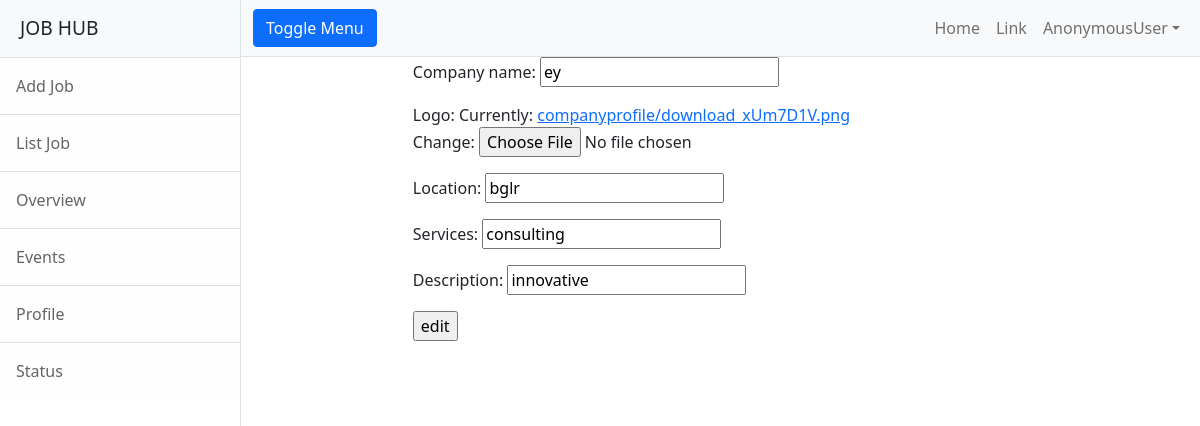
The app's page /employer/profile/edit/1, older data.
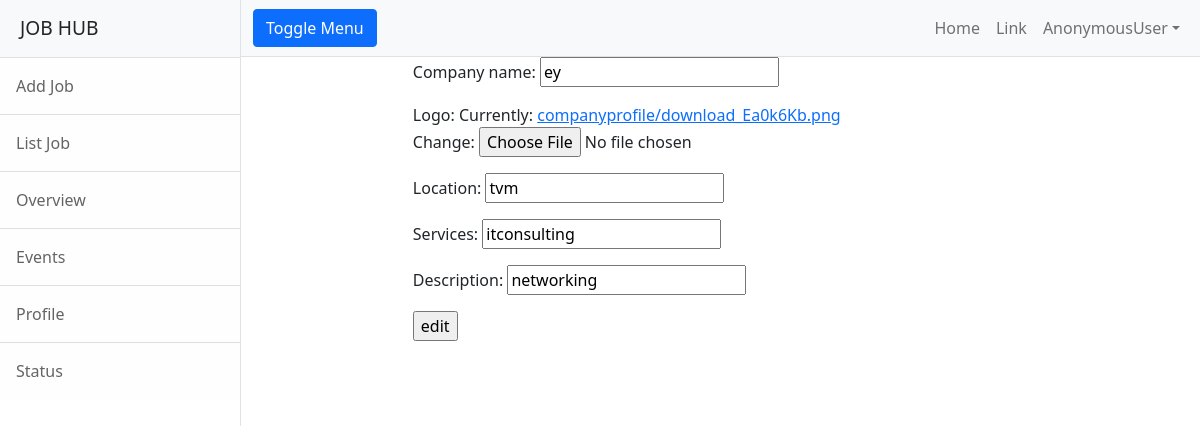
The same page, newer data.
### employer/models.py (models this page shows)
class CompanyProfile(models.Model):
    company_name=models.CharField(max_length=150)
    user=models.OneToOneField(User,on_delete=models.CASCADE,related_name="employer")#related name for parent child referencing..request.user.employer.logo(it will points to companyprofile logo)
    logo=models.ImageField(upload_to="companyprofile",null=True)
    location=models.CharField(max_length=120)
    services=models.CharField(max_length=120)
    description=models.CharField(max_length=200)

### employer/views.py (the view)
# urls.py: path("profile/edit/<int:id>",views.EmpEditProfileView.as_view(),name="emp-editprofile")
class EmpEditProfileView(UpdateView):
    model=CompanyProfile
    form_class = CompanyProfileForm
    template_name = "emp-editprofile.html"
    success_url = reverse_lazy("emp-viewprofile")
    pk_url_kwarg = "id"

### employer/forms.py
class CompanyProfileForm(forms.ModelForm):
    class Meta:
        model=CompanyProfile
        exclude=("user",)

### employer/templates/emp-editprofile.html (shortened to what this page needs)
{%extends 'base.html'%}
{%block body_block%}
<div class="row">
    <div class="col-2"></div>
    <div class="col-8">
        <form action="" method="post" enctype="multipart/form-data">
            {{form.as_p}}
            <input type="submit" value="edit">
        </form>
    </div>
    <div class="col-2"></div>
</div>
{%endblock%}

Row changes from the older to the newer data that the page shows:
changed CompanyProfile "ey": location "bglr" → "tvm"; services "consulting" → "itconsulting"; description "innovative" → "networking"
Text that changed along with them:
text no longer shown: "Company name: Logo: Currently: companyprofile/download_xUm7D1V.png Change: Location: Services: Description:"
text now shown: "Company name: Logo: Currently: companyprofile/download_Ea0k6Kb.png Change: Location: Services: Description:"
